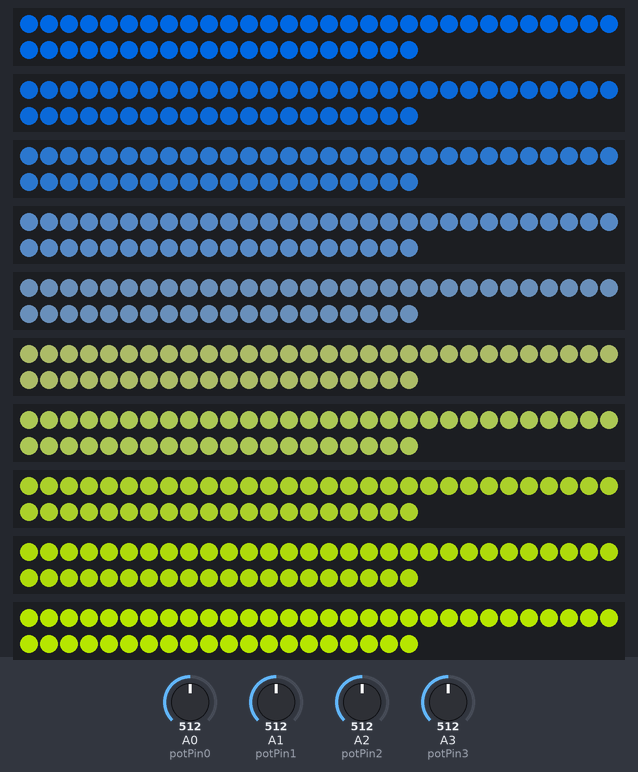
Bench run of a sketch on a simulated Arduino Uno, built with avr-gcc and run on an emulated ATmega328P. Parts: 10 × 50 RGB LEDs in strip order, left to right, continuing on the next row. The test bench sets the inputs (shaded band); at power-on: A1 (potPin1) = 512, A0 (potPin0) = 512, A2 (potPin2) = 512, A3 (potPin3) = 512. Dim RGB values are drawn brighter than linear; what the sketch prints to the serial monitor is not drawn.

Above: at 2.9 s.
3.0 s: A1 (potPin1) set to 716
At 5.4 s:
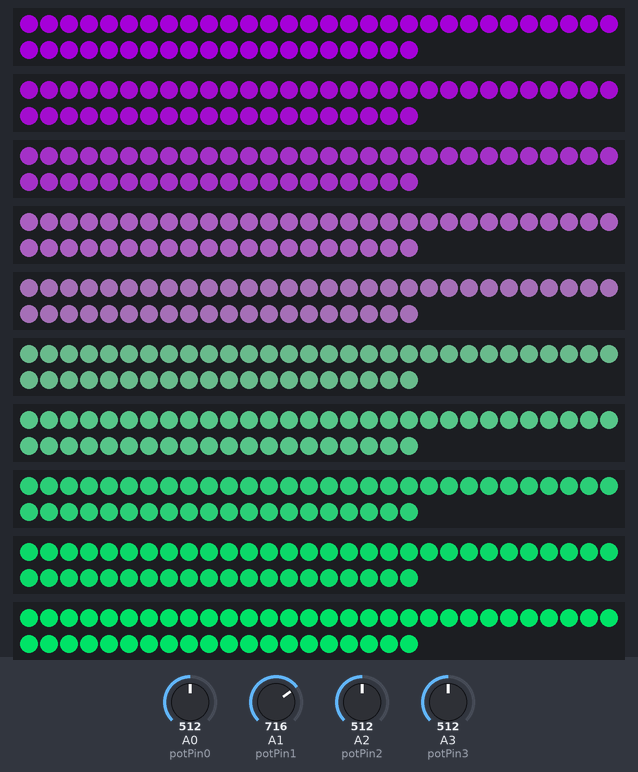
5.7 s: A1 (potPin1) set to 992
At 8.1 s:
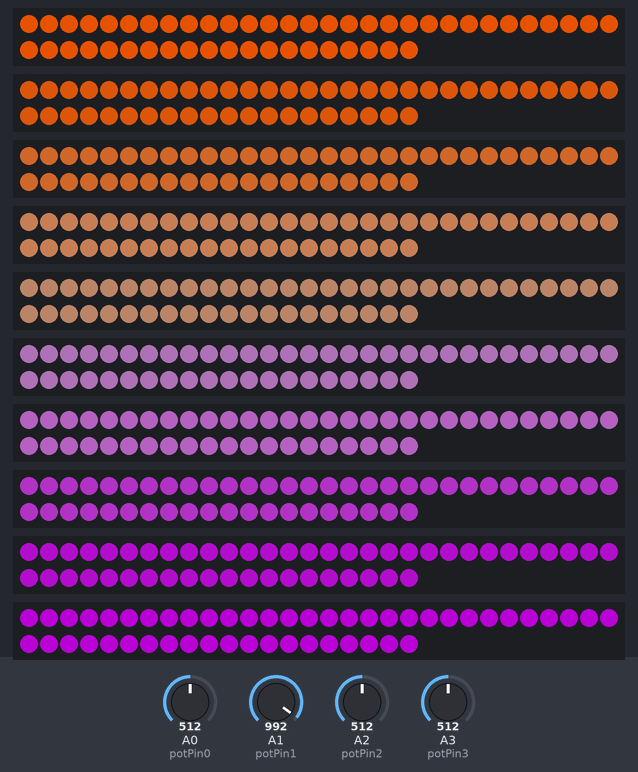
8.9 s: A1 (potPin1) set to 306
At 11.7 s:
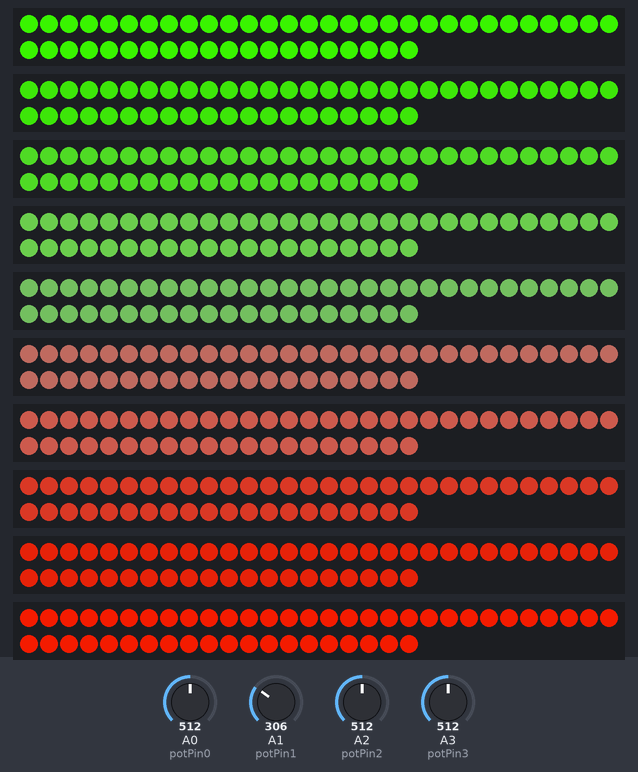
12.1 s: A1 (potPin1) set to 30
At 15.3 s:
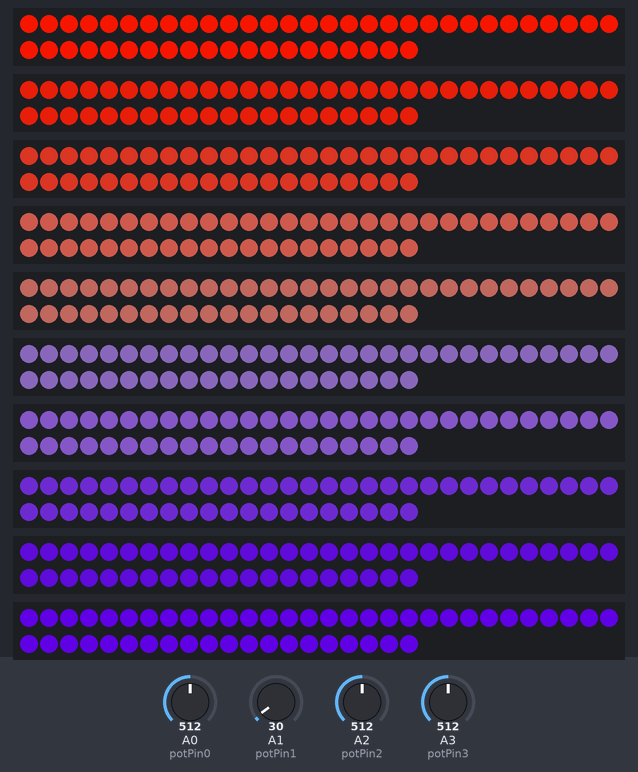
Timing chart, 0 to 16.3 s (numbered marks = the images above; inputs shaded):
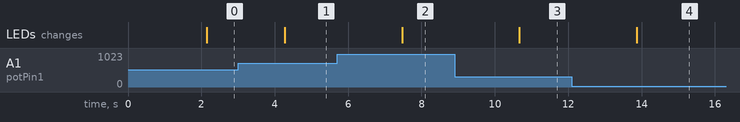

Measured:
- after the input at 3.0 s, the LEDs: change after 1.3 s (image 1)
- after the input at 5.7 s, the LEDs: change after 1.8 s (image 2)
- after the input at 8.9 s, the LEDs: change after 1.8 s (image 3)
- after the input at 12.1 s, the LEDs: change after 1.8 s (image 4)

The sketch:

itp-complete-2.ino
```cpp
#include <FastLED.h>

#define NUM_LEDS_PER_STRIP 50
CRGB led1[NUM_LEDS_PER_STRIP];
CRGB led2[NUM_LEDS_PER_STRIP];
CRGB led3[NUM_LEDS_PER_STRIP];
CRGB led4[NUM_LEDS_PER_STRIP];
CRGB led5[NUM_LEDS_PER_STRIP];
CRGB led6[NUM_LEDS_PER_STRIP];
CRGB led7[NUM_LEDS_PER_STRIP];
CRGB led8[NUM_LEDS_PER_STRIP];
CRGB led9[NUM_LEDS_PER_STRIP];
CRGB led10[NUM_LEDS_PER_STRIP];

int color=0, color2=0;
int s=0, s2=0, s3, s4, s5, s6, s7, s8, s9, s10;
int b=0, b2=0, b3, b4, b5, b6, b7, b8, b9, b10;
int incomingData;
String stringOne;

int potPin0 = A0;    // select the input pin for the potentiometer
int potPin1 = A1;
int potPin2 = A2;
int potPin3 = A3;
int val0 = 0;       // variable to store the value coming from the sensor
int val1 = 0;
int val2 = 0;
int val3 = 0;

int analogval0 = 0;  //mapped values between 0 and 255
int analogval1 = 0;
int analogval2 = 0;
int analogval3 = 0;

void setupStrip() {
  for(uint16_t i = 0; i < NUM_LEDS_PER_STRIP; i += 1){
    led1[i] = CRGB::Blue;
    led2[i] = CRGB::Red;
  }
}

void setup() {
  FastLED.addLeds<WS2811, 2>(led1, NUM_LEDS_PER_STRIP).setCorrection(TypicalLEDStrip);
  FastLED.addLeds<WS2811, 3>(led2, NUM_LEDS_PER_STRIP).setCorrection(TypicalLEDStrip);
  FastLED.addLeds<WS2811, 4>(led3, NUM_LEDS_PER_STRIP).setCorrection(TypicalLEDStrip);
  FastLED.addLeds<WS2811, 5>(led4, NUM_LEDS_PER_STRIP).setCorrection(TypicalLEDStrip);
  FastLED.addLeds<WS2811, 6>(led5, NUM_LEDS_PER_STRIP).setCorrection(TypicalLEDStrip);
  FastLED.addLeds<WS2811, 7>(led6, NUM_LEDS_PER_STRIP).setCorrection(TypicalLEDStrip);
  FastLED.addLeds<WS2811, 8>(led7, NUM_LEDS_PER_STRIP).setCorrection(TypicalLEDStrip);
  FastLED.addLeds<WS2811, 9>(led8, NUM_LEDS_PER_STRIP).setCorrection(TypicalLEDStrip);
  FastLED.addLeds<WS2811, 10>(led9, NUM_LEDS_PER_STRIP).setCorrection(TypicalLEDStrip);
  FastLED.addLeds<WS2811, 11>(led10, NUM_LEDS_PER_STRIP).setCorrection(TypicalLEDStrip);
  pinMode(potPin0, INPUT);  // declare the ledPin as an OUTPUT
  pinMode(potPin1, INPUT);
  pinMode(potPin2, INPUT);
  pinMode(potPin3, INPUT);
  //attachInterrupt(0, ledArrays, CHANGE);
  //attachInterrupt(0, analogInputs, CHANGE);
  //Serial.begin(19200);

  FastLED.setBrightness(245);
  setupStrip();
  FastLED.show();
}

void loop() {
  ledArrays();
  analogInputs();
  delay(3);
}

void analogInputs(){
  Serial.begin(9600);
  analogval0 = analogRead(potPin0);    // read the value from the sensor
  analogval1 = analogRead(potPin1);
  analogval2 = analogRead(potPin2);
  analogval3 = analogRead(potPin3);
//  Serial.print(analogval1);
//  Serial.print(";");

  val0 = map(analogval0, 0, 1023, 0, 600);  // map analog values to range between 0 and 255
  val1 = map(analogval1, 0, 1023, 0, 600);
  val2 = map(analogval2, 0, 1023, 50, 600);
  val3 = map(analogval3, 0, 1023, 1, 20);

//  Serial.print(val0);
//  Serial.print(",");
//  delay(1);
//  Serial.print(val1);
//  Serial.print(",");
//  delay(1);
//  Serial.print(val2);
//  Serial.print(",");
//  delay(1);
//  Serial.print(val3);
//  Serial.print(",");
//  Serial.println();
}

void ledArrays(){
  //Serial.println(analogval1);
  color= map(analogval1, 0, 1023, 0, 290);
  color2= map(analogval1, 0, 1023, 180, 470);
  Serial.print("Color2");
  Serial.print(color2);
  s = 255;
  s2 = 204;
  s3 = 153;
  s4 = 102;
  s5 = 80;
  s6 = 80;
  s7 = 102;
  s8 = 153;
  s9 = 204;
  s10 = 255;

  b = 255;
  b2 = 229.5;
  b3 = 204;
  b4= 178.5;
  b5= 153;
  b6 = 153;
  b7= 178.5;
  b8= 204;
  b9 = 229.5;
  b10 = 255;

  for(int i = 0; i < NUM_LEDS_PER_STRIP; i++) {
    // set our current dot to red, green, and blue

    led1[i] = CHSV( color, s, b);
    led2[i] = CHSV( color, s2, b2);
    led3[i] = CHSV( color, s3, b3);
    led4[i] = CHSV( color, s4, b4);
    led5[i] = CHSV( color, s5, b5);
    led6[i] = CHSV( color2, s6, b6);
    led7[i] = CHSV( color2, s7, b7);
    led8[i] = CHSV( color2, s8, b8);
    led9[i] = CHSV( color2, s9, b9);
    led10[i] = CHSV( color2, s10, b10);
//    Serial.print(color);
//    Serial.print(",");
//    Serial.print(s9);
//    Serial.print(",");
//    Serial.println(b9);
//    Serial.print("\t");
//    Serial.print("S10:");
//    Serial.print(s10);
//    Serial.print("\t");
//    Serial.print("B10:");
//    Serial.print(b10);
//    Serial.print("\t");

  FastLED.show();
  }
}
```
